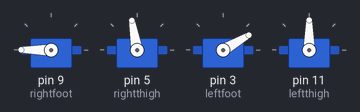
This sketch was run on a simulated Arduino Uno, built with avr-gcc and run on an emulated ATmega328P. On the bench: 4 × servo.

Above: at 0.05 s.
At 2.0 s:
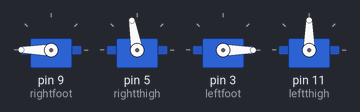
At 3.0 s:
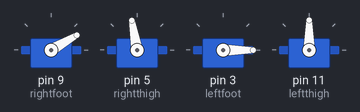
At 4.0 s:
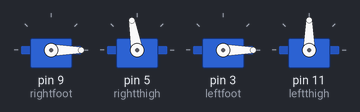
Timing chart, 0 to 5.2 s (numbered marks = the images above):
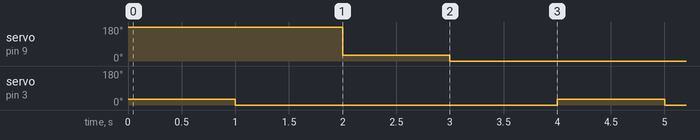

Measured:
- by itself, servo on pin 9 (rightfoot), servo on pin 3 (leftfoot): alternates 30° for 1.0 s and 0° for 3.0 s

The sketch:

Final_Walk.ino
```cpp
#include <Servo.h>
Servo rightfoot;
Servo rightthigh;
Servo leftfoot;
Servo leftthigh;
 int pos;
void setup()
{
rightfoot.attach(9);
rightthigh.attach(5);
leftfoot.attach(3);
leftthigh.attach(11);
leftfoot.write(10);
leftthigh.write(90);
rightthigh.write(100);
rightfoot.write(180);
}


void loop()
{
  leftfoot.write(30);
  delay(1000);
  leftfoot.write(-30);
   delay(1000);
  rightfoot.write(30);
   delay(1000);
  rightfoot.write(-30);
   delay(1000);
  leftfoot.write(30);
   delay(1000);
  leftfoot.write(-30);
  delay(1000);
  rightfoot.write(30);
  delay(1000);
  rightfoot.write(-30);
  delay(1000);
  leftfoot.write(30);
  delay(1000);
  leftfoot.write(-30);
  delay(1000);
  rightfoot.write(30);
  delay(1000);
  rightfoot.write(-30);
  delay(1000);
  }
```
